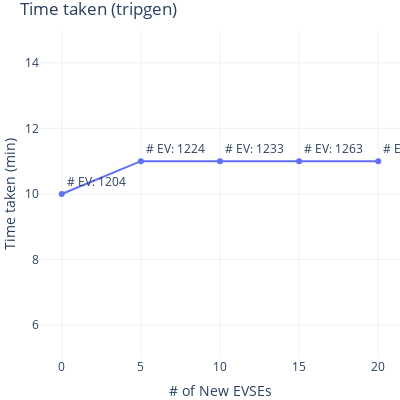

The code cell stored with this chart in its notebook:
### Code cell
fig = go.Figure()
fig.add_trace(go.Scatter(x=comp_stats['nevse_count'], y=comp_stats['time_taken_tripgen'],
                         mode='lines+markers+text',
                         name='lines+markers', 
                         text=comp_stats['ev_count'],
                         textposition="top right"))
fig.update_xaxes(type='category', automargin=True)
fig.update_yaxes(range=(5, 15))
fig.update_layout(title="Time taken (tripgen)",
                  yaxis_title="Time taken (min)", 
                  xaxis_title="# of New EVSEs", 
                  uniformtext_minsize=8, 
                  uniformtext_mode='hide', 
                  width=400, 
                  height=400, 
                  margin=dict(l=20, r=0, t=30, b=20),
                 template='plotly_white')
fig.show()

### Figure 1 — Plotly figure (JSON) as saved in the notebook; plotly's stock layout.template omitted (floating-point values rounded to 4 significant figures)
{"data": [{"mode": "lines+markers+text", "name": "lines+markers", "text": ["# EV: 1204", "# EV: 1224", "# EV: 1233", "# EV: 1263", "# EV: 1274"], "textposition": "top right", "type": "scatter", "x": [0, 5, 10, 15, 20], "y": [10, 11, 11, 11, 11]}], "layout": {"height": 400, "margin": {"b": 20, "l": 20, "r": 0, "t": 30}, "title": {"text": "Time taken (tripgen)"}, "uniformtext": {"minsize": 8, "mode": "hide"}, "width": 400, "xaxis": {"automargin": true, "autorange": true, "range": [-0.2755, 4.275], "title": {"text": "# of New EVSEs"}, "type": "category"}, "yaxis": {"range": [5, 15], "title": {"text": "Time taken (min)"}, "type": "linear"}}}
